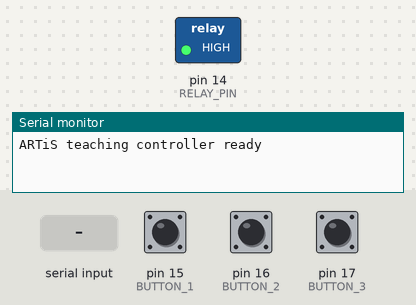
Bench run of a sketch on a simulated Arduino Uno, built with avr-gcc and run on an emulated ATmega328P. On the bench: switched loads named in the sketch (green lamp = pin HIGH), the last lines printed to the serial monitor. The inputs (shaded band) are chosen by the test bench; at power-on: pin 15 (BUTTON_1) HIGH, pin 16 (BUTTON_2) HIGH, pin 17 (BUTTON_3) HIGH.

Above: at 1.2 s.
1.3 s: "1" received over Serial
At 2.2 s:
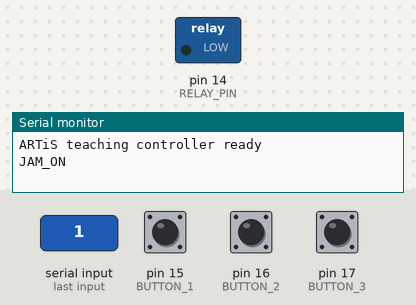
4.4 s: "0" received over Serial
At 5.8 s:
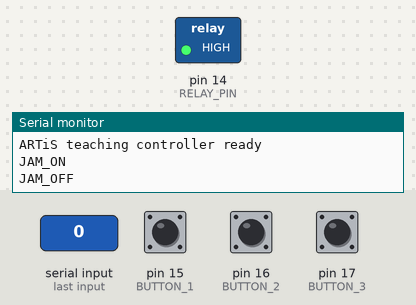
Timing chart, 0 to 7.4 s (numbered marks = the images above; inputs shaded):
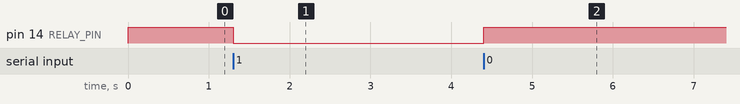

Measured:
- after the input at 1.3 s, pin 14 (RELAY_PIN): HIGH → LOW at once
- after the input at 4.4 s, pin 14 (RELAY_PIN): LOW → HIGH at once

The sketch:

Arduino_com_teaching_button.ino
```cpp
// ARTiS jamming-palm + teaching-button firmware.
// Serial protocol to Arduino: '1' = jam ON, '0' = jam OFF, '?' = state.
// Serial messages from Arduino: 15, 16, 17 for teaching buttons.

const int RELAY_PIN = 14;
const int BUTTON_1 = 15;  // record teaching step
const int BUTTON_2 = 16;  // torque toggle in Python
const int BUTTON_3 = 17;  // save / finish sequence in Python
const bool RELAY_ACTIVE_LOW = true;

const unsigned long DEBOUNCE_MS = 350;
unsigned long last_b1 = 0;
unsigned long last_b2 = 0;
unsigned long last_b3 = 0;
bool jammed = false;

void setJamming(bool on) {
  jammed = on;
  if (RELAY_ACTIVE_LOW) {
    digitalWrite(RELAY_PIN, on ? LOW : HIGH);
  } else {
    digitalWrite(RELAY_PIN, on ? HIGH : LOW);
  }
}

void maybeSendButton(int pin, const char* msg, unsigned long &last_time) {
  unsigned long now = millis();
  if (digitalRead(pin) == LOW && (now - last_time) > DEBOUNCE_MS) {
    Serial.println(msg);
    last_time = now;
  }
}

void setup() {
  Serial.begin(9600);
  pinMode(RELAY_PIN, OUTPUT);
  pinMode(BUTTON_1, INPUT_PULLUP);
  pinMode(BUTTON_2, INPUT_PULLUP);
  pinMode(BUTTON_3, INPUT_PULLUP);
  setJamming(false);
  Serial.println("ARTiS teaching controller ready");
}

void loop() {
  if (Serial.available() > 0) {
    char command = Serial.read();
    if (command == '1') {
      setJamming(true);
      Serial.println("JAM_ON");
    } else if (command == '0') {
      setJamming(false);
      Serial.println("JAM_OFF");
    } else if (command == '?') {
      Serial.println(jammed ? "JAM_ON" : "JAM_OFF");
    }
  }

  maybeSendButton(BUTTON_1, "15", last_b1);
  maybeSendButton(BUTTON_2, "16", last_b2);
  maybeSendButton(BUTTON_3, "17", last_b3);
}
```
